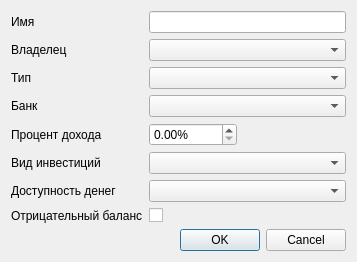
<?xml version="1.0" encoding="UTF-8"?>
<ui version="4.0">
 <class>WalletPropertiesWindow</class>
 <widget class="QDialog" name="WalletPropertiesWindow">
  <property name="geometry">
   <rect>
    <x>0</x>
    <y>0</y>
    <width>357</width>
    <height>262</height>
   </rect>
  </property>
  <property name="windowTitle">
   <string>Dialog</string>
  </property>
  <property name="windowIcon">
   <iconset resource="../../resources/resources.qrc">
    <normaloff>:/logo_white.png</normaloff>:/logo_white.png</iconset>
  </property>
  <layout class="QVBoxLayout" name="verticalLayout">
   <item>
    <layout class="QFormLayout" name="formLayout">
     <item row="0" column="0">
      <widget class="QLabel" name="nameLabel">
       <property name="text">
        <string>Имя</string>
       </property>
      </widget>
     </item>
     <item row="0" column="1">
      <widget class="QLineEdit" name="nameEdit"/>
     </item>
     <item row="1" column="0">
      <widget class="QLabel" name="ownerLabel">
       <property name="text">
        <string>Владелец</string>
       </property>
      </widget>
     </item>
     <item row="1" column="1">
      <widget class="QComboBox" name="ownerCombo"/>
     </item>
     <item row="2" column="0">
      <widget class="QLabel" name="typeLabel">
       <property name="text">
        <string>Тип</string>
       </property>
      </widget>
     </item>
     <item row="2" column="1">
      <widget class="QComboBox" name="typeCombo"/>
     </item>
     <item row="3" column="0">
      <widget class="QLabel" name="bankLabel">
       <property name="text">
        <string>Банк</string>
       </property>
      </widget>
     </item>
     <item row="3" column="1">
      <widget class="QComboBox" name="bankCombo"/>
     </item>
     <item row="4" column="0">
      <widget class="QLabel" name="incomePercentLabel">
       <property name="text">
        <string>Процент дохода</string>
       </property>
      </widget>
     </item>
     <item row="4" column="1">
      <widget class="QDoubleSpinBox" name="incomePercentSpinBox">
       <property name="sizePolicy">
        <sizepolicy hsizetype="Fixed" vsizetype="Fixed">
         <horstretch>0</horstretch>
         <verstretch>0</verstretch>
        </sizepolicy>
       </property>
       <property name="suffix">
        <string>%</string>
       </property>
       <property name="maximum">
        <double>10000.000000000000000</double>
       </property>
      </widget>
     </item>
     <item row="5" column="0">
      <widget class="QLabel" name="investmentsLabel">
       <property name="text">
        <string>Вид инвестиций</string>
       </property>
      </widget>
     </item>
     <item row="5" column="1">
      <widget class="QComboBox" name="investmentsCombo"/>
     </item>
     <item row="6" column="0">
      <widget class="QLabel" name="availabilityLabel">
       <property name="text">
        <string>Доступность денег</string>
       </property>
      </widget>
     </item>
     <item row="6" column="1">
      <widget class="QComboBox" name="availabilityCombo"/>
     </item>
     <item row="7" column="0">
      <widget class="QLabel" name="canBeNegativeLabel">
       <property name="text">
        <string>Отрицательный баланс</string>
       </property>
      </widget>
     </item>
     <item row="7" column="1">
      <widget class="QCheckBox" name="canBeNegativeCheck">
       <property name="text">
        <string/>
       </property>
      </widget>
     </item>
    </layout>
   </item>
   <item>
    <widget class="QDialogButtonBox" name="buttonBox">
     <property name="orientation">
      <enum>Qt::Horizontal</enum>
     </property>
     <property name="standardButtons">
      <set>QDialogButtonBox::Cancel|QDialogButtonBox::Ok</set>
     </property>
    </widget>
   </item>
  </layout>
 </widget>
 <resources>
  <include location="../../resources/resources.qrc"/>
 </resources>
 <connections>
  <connection>
   <sender>buttonBox</sender>
   <signal>accepted()</signal>
   <receiver>WalletPropertiesWindow</receiver>
   <slot>accept()</slot>
   <hints>
    <hint type="sourcelabel">
     <x>248</x>
     <y>254</y>
    </hint>
    <hint type="destinationlabel">
     <x>157</x>
     <y>274</y>
    </hint>
   </hints>
  </connection>
  <connection>
   <sender>buttonBox</sender>
   <signal>rejected()</signal>
   <receiver>WalletPropertiesWindow</receiver>
   <slot>reject()</slot>
   <hints>
    <hint type="sourcelabel">
     <x>316</x>
     <y>260</y>
    </hint>
    <hint type="destinationlabel">
     <x>286</x>
     <y>274</y>
    </hint>
   </hints>
  </connection>
 </connections>
</ui>
